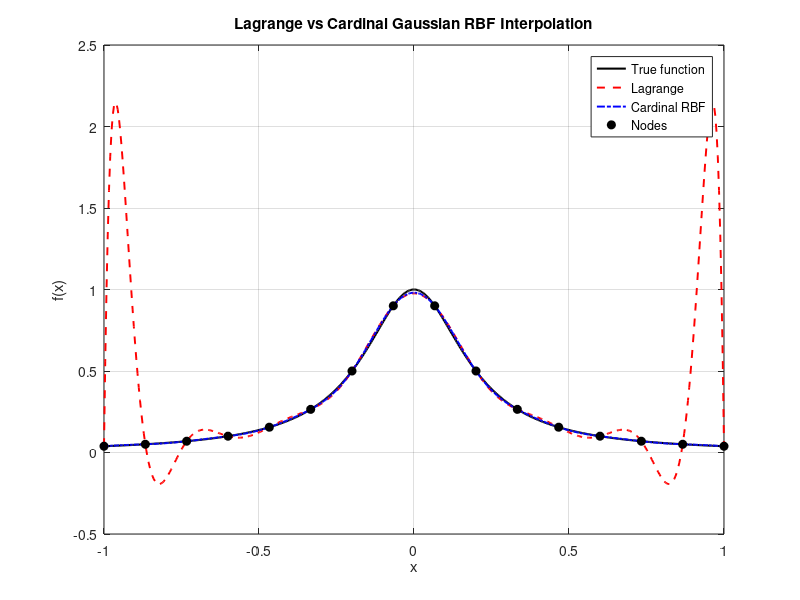
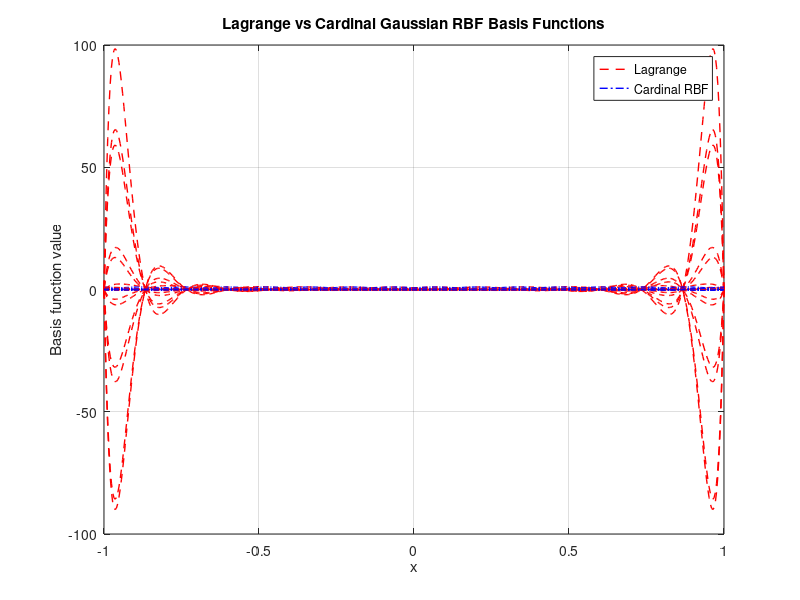

Write the MATLAB code that produced these figures, in order.
clear; clc; close all;

%% 1) Nodes
N = 16;                     % number of nodes
x_nodes = linspace(-1,1,N)';  % equidistant nodes

%% 2) Test function
f = @(x) 1./(1 + 25*x.^2);    % Runge function

f_nodes = f(x_nodes);

%% 3) Lagrange basis interpolation
x_eval = linspace(-1,1,500)';
L_poly = zeros(N,length(x_eval));
for j = 1:N
    % Lagrange polynomial L_j(x)
    Lj = ones(size(x_eval));
    for k = 1:N
        if k ~= j
            Lj = Lj .* (x_eval - x_nodes(k)) / (x_nodes(j) - x_nodes(k));
        end
    end
    L_poly(j,:) = Lj;
end
f_lagrange = f_nodes' * L_poly;

%% 4) Gaussian RBF
epsilon = 5; % shape parameter
H = exp(-(pdist2(x_nodes,x_nodes)*epsilon).^2);

% Construct cardinal RBFs
C = H \ eye(N); % weights for cardinal RBFs
rbf_eval = exp(-(pdist2(x_eval,x_nodes)*epsilon).^2);
f_rbf = rbf_eval * C * f_nodes;

%% 5) Plot comparison
figure('Name','Interpolation Comparison');
plot(x_eval,f(x_eval),'k-','LineWidth',1.5); hold on;
plot(x_eval,f_lagrange,'r--','LineWidth',1.4);
plot(x_eval,f_rbf,'b-.','LineWidth',1.4);
plot(x_nodes,f_nodes,'ko','MarkerFaceColor','k');
legend('True function','Lagrange','Cardinal RBF','Nodes');
xlabel('x'); ylabel('f(x)'); grid on;
title('Lagrange vs Cardinal Gaussian RBF Interpolation');

%% 6) Visualize basis functions
figure('Name','Basis Functions Comparison');
for j = 1:N
    plot(x_eval,L_poly(j,:),'r--','LineWidth',1); hold on;
    plot(x_eval,rbf_eval*C(:,j),'b-.','LineWidth',1);
end
legend('Lagrange','Cardinal RBF');
xlabel('x'); ylabel('Basis function value'); grid on;
title('Lagrange vs Cardinal Gaussian RBF Basis Functions');
